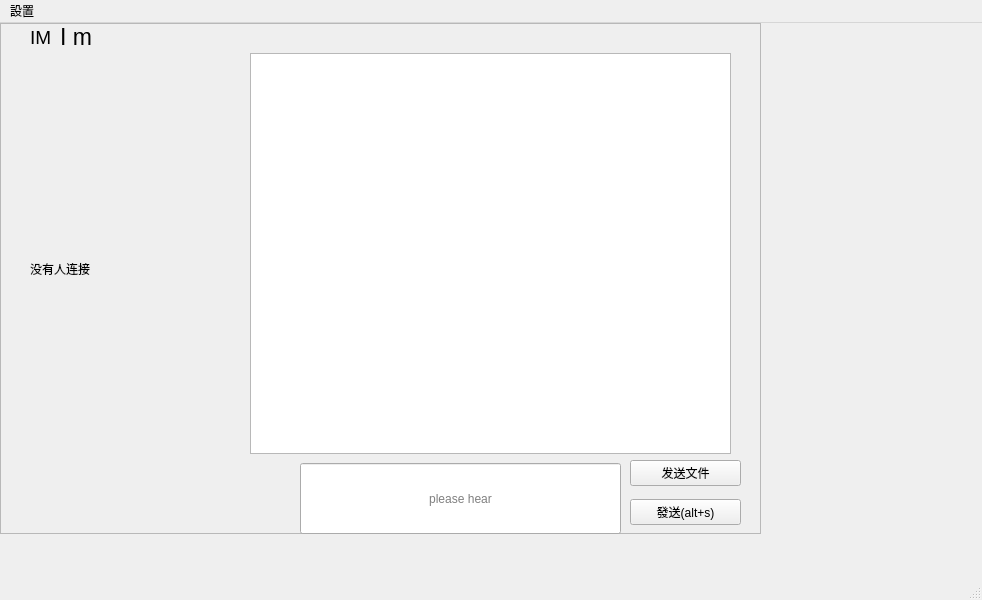
<?xml version="1.0" encoding="UTF-8"?>
<ui version="4.0">
 <class>MainWindow</class>
 <widget class="QMainWindow" name="MainWindow">
  <property name="geometry">
   <rect>
    <x>0</x>
    <y>0</y>
    <width>982</width>
    <height>600</height>
   </rect>
  </property>
  <property name="windowTitle">
   <string>MainWindow</string>
  </property>
  <widget class="QWidget" name="centralwidget">
   <widget class="QFrame" name="frame">
    <property name="geometry">
     <rect>
         <x>0</x>
         <y>0</y>
         <width>761</width>
         <height>511</height>
     </rect>
    </property>
    <property name="frameShape">
     <enum>QFrame::StyledPanel</enum>
    </property>
    <property name="frameShadow">
     <enum>QFrame::Raised</enum>
    </property>
    <widget class="QLineEdit" name="lineEdit">
     <property name="geometry">
      <rect>
       <x>300</x>
       <y>440</y>
       <width>321</width>
       <height>71</height>
      </rect>
     </property>
     <property name="inputMask">
      <string/>
     </property>
     <property name="text">
      <string/>
     </property>
     <property name="alignment">
      <set>Qt::AlignCenter</set>
     </property>
     <property name="dragEnabled">
      <bool>true</bool>
     </property>
     <property name="placeholderText">
      <string>please hear</string>
     </property>
    </widget>
    <widget class="QWidget" name="verticalLayoutWidget">
     <property name="geometry">
      <rect>
       <x>30</x>
       <y>40</y>
       <width>211</width>
       <height>411</height>
      </rect>
     </property>
     <layout class="QVBoxLayout" name="users">
      <property name="spacing">
       <number>9</number>
      </property>
      <item>
       <widget class="QLabel" name="label">
        <property name="focusPolicy">
         <enum>Qt::NoFocus</enum>
        </property>
        <property name="layoutDirection">
         <enum>Qt::LeftToRight</enum>
        </property>
        <property name="text">
         <string>没有人连接</string>
        </property>
       </widget>
      </item>
     </layout>
    </widget>
    <widget class="QTextBrowser" name="textBrowser">
     <property name="geometry">
      <rect>
       <x>250</x>
       <y>30</y>
       <width>481</width>
       <height>401</height>
      </rect>
     </property>
     <property name="accessibleDescription">
      <string notr="true"/>
     </property>
     <property name="layoutDirection">
      <enum>Qt::LeftToRight</enum>
     </property>
    </widget>
    <widget class="QWidget" name="layoutWidget">
     <property name="geometry">
      <rect>
       <x>630</x>
       <y>430</y>
       <width>111</width>
       <height>81</height>
      </rect>
     </property>
        <layout class="QVBoxLayout" name="verticalLayout">
            <item>
                <widget class="QPushButton" name="pushButton">
                    <property name="text">
                        <string>发送文件</string>
                    </property>
                </widget>
            </item>
            <item>
                <widget class="QPushButton" name="unknow">
                    <property name="text">
                        <string>發送(alt+s)</string>
                    </property>
                </widget>
            </item>
        </layout>
    </widget>
       <widget class="QLabel" name="label_3">
           <property name="geometry">
               <rect>
                   <x>30</x>
                   <y>0</y>
                   <width>41</width>
                   <height>28</height>
               </rect>
           </property>
           <property name="font">
               <font>
                   <pointsize>14</pointsize>
               </font>
           </property>
           <property name="text">
               <string>IM</string>
           </property>
       </widget>
       <widget class="QLabel" name="myName">
           <property name="geometry">
               <rect>
                   <x>60</x>
                   <y>0</y>
                   <width>181</width>
                   <height>28</height>
               </rect>
           </property>
           <property name="font">
               <font>
                   <pointsize>17</pointsize>
               </font>
           </property>
           <property name="text">
               <string>I m</string>
           </property>
       </widget>
       <zorder>layoutWidget</zorder>
       <zorder>textBrowser</zorder>
       <zorder>lineEdit</zorder>
       <zorder>verticalLayoutWidget</zorder>
       <zorder>label_3</zorder>
       <zorder>myName</zorder>
   </widget>
   <widget class="QWidget" name="verticalLayoutWidget_2">
    <property name="geometry">
     <rect>
      <x>760</x>
      <y>40</y>
      <width>211</width>
      <height>461</height>
     </rect>
    </property>
    <layout class="QVBoxLayout" name="perbars"/>
   </widget>
  </widget>
  <widget class="QMenuBar" name="menubar">
   <property name="geometry">
    <rect>
     <x>0</x>
     <y>0</y>
     <width>982</width>
     <height>26</height>
    </rect>
   </property>
   <widget class="QMenu" name="menuyu">
    <property name="title">
        <string>設置</string>
    </property>
       <addaction name="actionhow"/>
       <addaction name="actionself_info"/>
   </widget>
      <addaction name="menuyu"/>
  </widget>
     <widget class="QStatusBar" name="statusbar"/>
     <action name="actionhow">
         <property name="text">
             <string>name</string>
         </property>
     </action>
     <action name="actionself_info">
         <property name="text">
             <string>self_info</string>
         </property>
     </action>
 </widget>
 <resources/>
 <connections/>
</ui>
